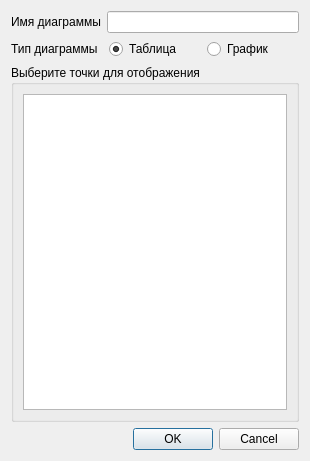
<?xml version="1.0" encoding="UTF-8"?>
<ui version="4.0">
 <class>TableDialog</class>
 <widget class="QDialog" name="TableDialog">
  <property name="geometry">
   <rect>
    <x>0</x>
    <y>0</y>
    <width>310</width>
    <height>461</height>
   </rect>
  </property>
  <property name="sizePolicy">
   <sizepolicy hsizetype="Fixed" vsizetype="Fixed">
    <horstretch>0</horstretch>
    <verstretch>0</verstretch>
   </sizepolicy>
  </property>
  <property name="windowTitle">
   <string>Dialog</string>
  </property>
  <layout class="QVBoxLayout" name="verticalLayout">
   <item>
    <layout class="QVBoxLayout" name="verticalLayoutMain">
     <item>
      <layout class="QHBoxLayout" name="horizontalLayout_2">
       <item>
        <widget class="QLabel" name="label">
         <property name="text">
          <string>Имя диаграммы</string>
         </property>
        </widget>
       </item>
       <item>
        <widget class="QLineEdit" name="lineEdit"/>
       </item>
      </layout>
     </item>
     <item>
      <layout class="QHBoxLayout" name="horizontalLayout">
       <item>
        <widget class="QLabel" name="label_2">
         <property name="text">
          <string>Тип диаграммы</string>
         </property>
        </widget>
       </item>
       <item>
        <widget class="QRadioButton" name="radioButton">
         <property name="sizePolicy">
          <sizepolicy hsizetype="Minimum" vsizetype="Fixed">
           <horstretch>0</horstretch>
           <verstretch>0</verstretch>
          </sizepolicy>
         </property>
         <property name="text">
          <string>Таблица</string>
         </property>
         <property name="checked">
          <bool>true</bool>
         </property>
        </widget>
       </item>
       <item>
        <widget class="QRadioButton" name="radioButton_2">
         <property name="text">
          <string>График</string>
         </property>
        </widget>
       </item>
      </layout>
     </item>
     <item>
      <widget class="QGroupBox" name="groupBox_2">
       <property name="title">
        <string>Выберите точки для отображения</string>
       </property>
       <layout class="QVBoxLayout" name="verticalLayout_3">
        <item>
         <widget class="QListWidget" name="allPointList"/>
        </item>
       </layout>
      </widget>
     </item>
    </layout>
   </item>
   <item>
    <widget class="QDialogButtonBox" name="buttonBox">
     <property name="orientation">
      <enum>Qt::Horizontal</enum>
     </property>
     <property name="standardButtons">
      <set>QDialogButtonBox::Cancel|QDialogButtonBox::Ok</set>
     </property>
    </widget>
   </item>
  </layout>
 </widget>
 <resources/>
 <connections>
  <connection>
   <sender>buttonBox</sender>
   <signal>accepted()</signal>
   <receiver>TableDialog</receiver>
   <slot>accept()</slot>
   <hints>
    <hint type="sourcelabel">
     <x>248</x>
     <y>254</y>
    </hint>
    <hint type="destinationlabel">
     <x>157</x>
     <y>274</y>
    </hint>
   </hints>
  </connection>
  <connection>
   <sender>buttonBox</sender>
   <signal>rejected()</signal>
   <receiver>TableDialog</receiver>
   <slot>reject()</slot>
   <hints>
    <hint type="sourcelabel">
     <x>316</x>
     <y>260</y>
    </hint>
    <hint type="destinationlabel">
     <x>286</x>
     <y>274</y>
    </hint>
   </hints>
  </connection>
 </connections>
</ui>
